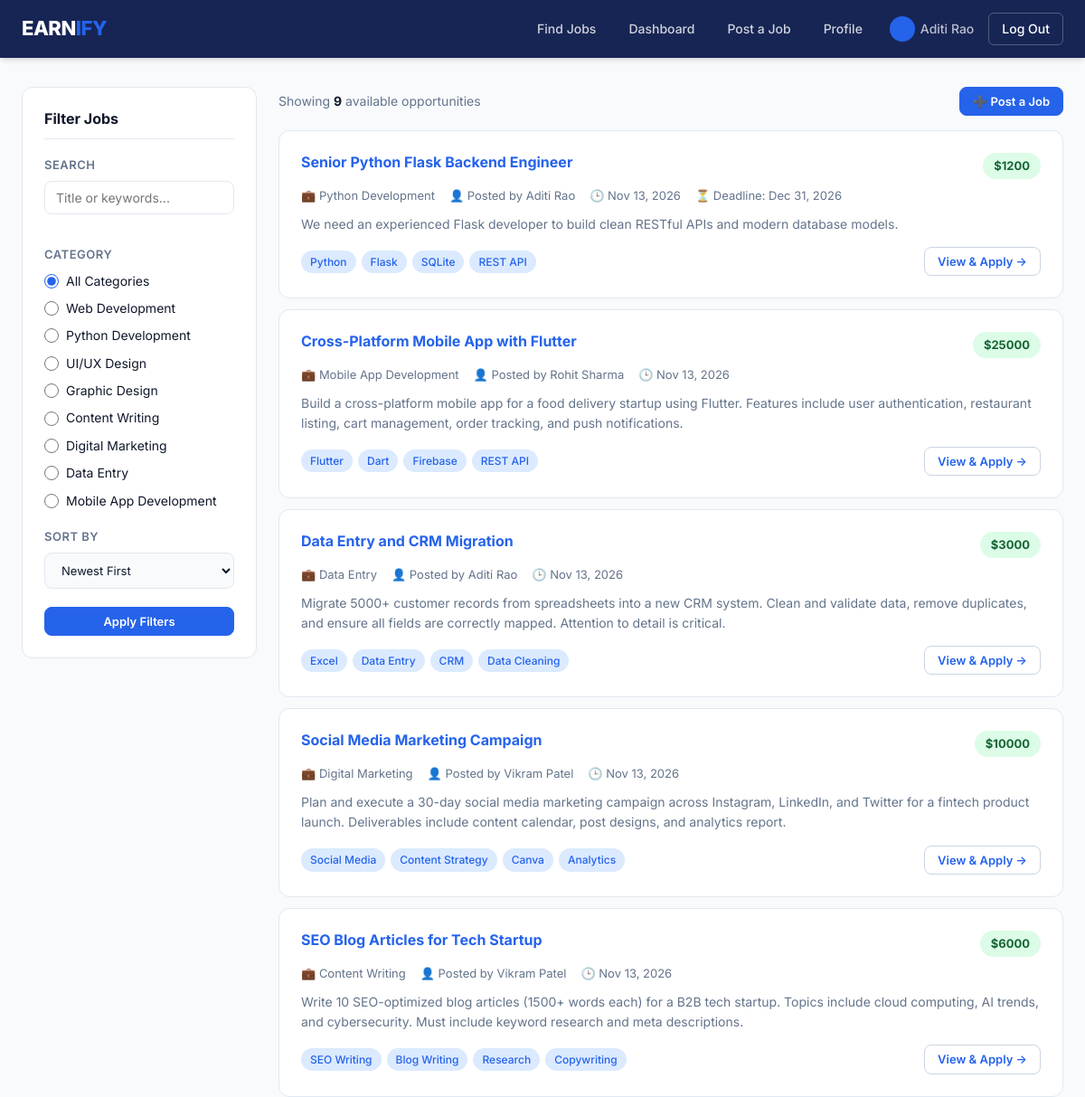
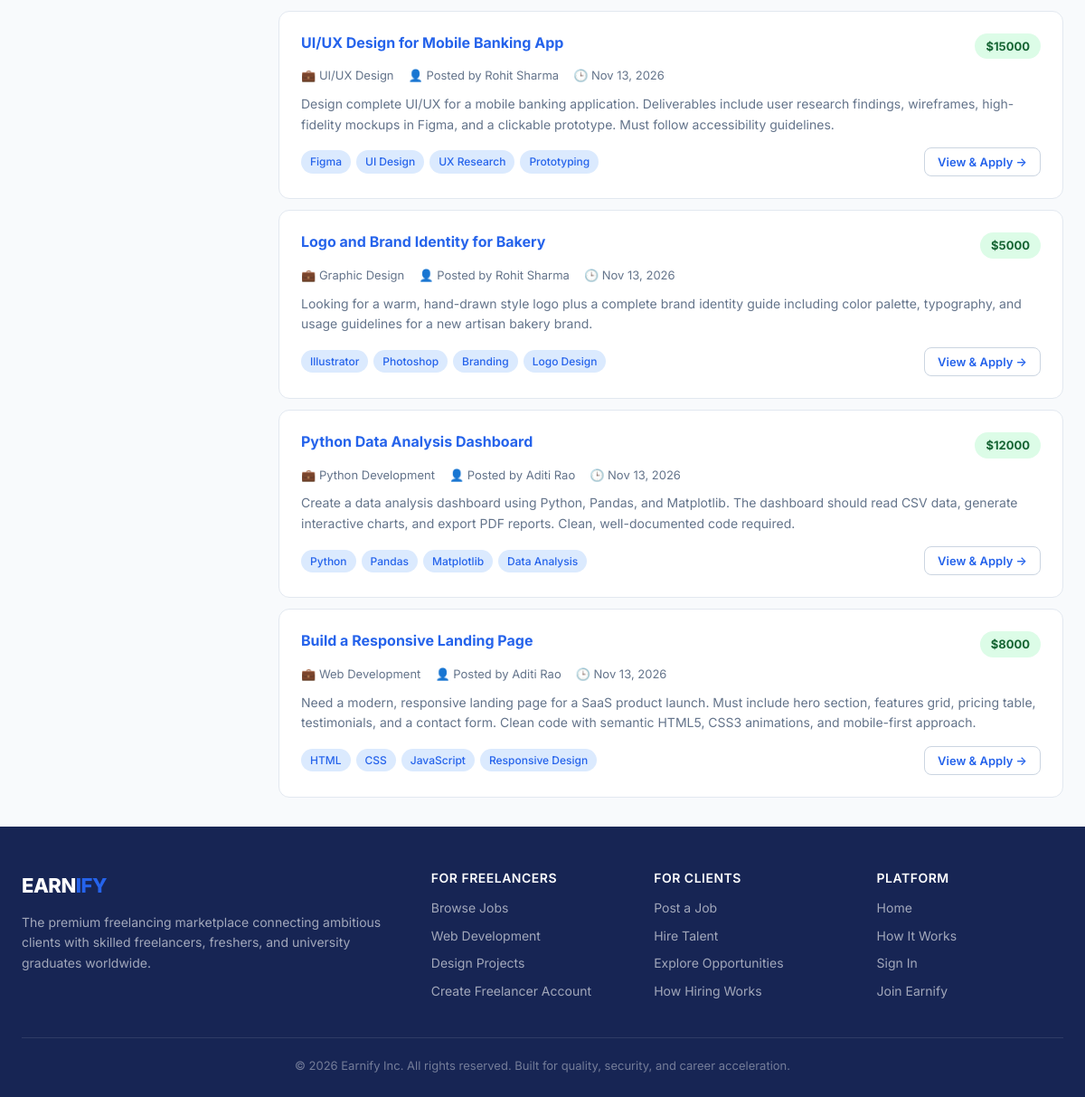
The page /jobs (signed in) on the database its author committed (2 pictures, top to bottom).
### models.py (models this page shows, shortened)
class User(db.Model):
    __tablename__ = 'users'
    id = db.Column(db.Integer, primary_key=True)
    name = db.Column(db.String(100), nullable=False)
    email = db.Column(db.String(150), unique=True, nullable=False)
    password_hash = db.Column(db.String(256), nullable=False)
    role = db.Column(db.String(20), nullable=False)  # 'client' or 'freelancer'
    created_at = db.Column(db.DateTime, default=datetime.utcnow)
    jobs = db.relationship('Job', backref='client', lazy='select')
    applications = db.relationship('Application', backref='freelancer', lazy='select')
    profile = db.relationship('Profile', backref='user', uselist=False)

class Job(db.Model):
    __tablename__ = 'jobs'
    id = db.Column(db.Integer, primary_key=True)
    client_id = db.Column(db.Integer, db.ForeignKey('users.id'), nullable=False)
    title = db.Column(db.String(200), nullable=False)
    description = db.Column(db.Text, nullable=False)
    budget = db.Column(db.Float, nullable=False)
    category = db.Column(db.String(100))
    skills_required = db.Column(db.String(255))
    deadline = db.Column(db.Date, nullable=True)
    status = db.Column(db.String(20), default='open')  # 'open' or 'closed'
    created_at = db.Column(db.DateTime, default=datetime.utcnow)
    applications = db.relationship('Application', backref='job', lazy='select')
    @property
    def skills_list(self):
        if self.skills_required:
            return [s.strip() for s in self.skills_required.split(',') if s.strip()]
        return []

### app.py (the view, shortened to what this page needs)
@app.route('/jobs')
@login_required
def jobs():
    category = request.args.get('category', '')
    search = request.args.get('q', '')
    sort = request.args.get('sort', 'newest')
    query = Job.query.filter_by(status='open')
    if category:
        query = query.filter_by(category=category)
    if sort == 'budget_high':
        query = query.order_by(Job.budget.desc())
    elif sort == 'budget_low':
        query = query.order_by(Job.budget.asc())
    else:
        query = query.order_by(Job.created_at.desc())
    job_list = query.all()
    categories = [
        'Web Development', 'Python Development', 'UI/UX Design',
        'Graphic Design', 'Content Writing', 'Digital Marketing',
        'Data Entry', 'Mobile App Development',
    ]
    return render_template(
        'jobs.html',
        jobs=job_list,
        categories=categories,
        category=category,
        search=search,
        sort=sort,
        total=len(job_list),
    )

### app.py (called while the page is built)
def login_required(f):
    @wraps(f)
    def wrapper(*args, **kwargs):
        if 'user_id' not in session:
            flash('Please log in to continue.', 'error')
            return redirect(url_for('login'))
        return f(*args, **kwargs)
    return wrapper

### templates/jobs.html (shortened to what this page needs)
{% extends "base.html" %}
{% block content %}
<div class="container">
  <div class="jobs-layout">
    <aside class="filter-sidebar">
      <h3>Filter Jobs</h3>
      <form method="GET" action="{{ url_for('jobs') }}" id="filter-form">
        <div class="filter-section">
          <h4>Search</h4>
          <input
            type="text"
            name="q"
            value="{{ search }}"
            placeholder="Title or keywords..."
            class="filter-search"
          >
        </div>
        <div class="filter-section">
          <h4>Category</h4>
          <label class="filter-option">
            <input
              type="radio"
              name="category"
              value=""
              {% if not category %}checked{% endif %}
              onchange="this.form.submit()"
            >
            <span>All Categories</span>
          </label>
          {% for cat in categories %}
            <label class="filter-option">
              <input
                type="radio"
                name="category"
                value="{{ cat }}"
                onchange="this.form.submit()"
              >
              <span>{{ cat }}</span>
            </label>
          {% endfor %}
        </div>
        <div class="filter-section">
          <h4>Sort By</h4>
          <select name="sort" class="form-control" style="font-size: 13px;" onchange="this.form.submit()">
            <option value="newest" {% if sort == 'newest' %}selected{% endif %}>Newest First</option>
          </select>
        </div>
        <div class="filter-actions">
          <button type="submit" class="btn btn-primary btn-block btn-sm">Apply Filters</button>
        </div>
      </form>
    </aside>
    <main class="jobs-main">
      <div class="jobs-header">
        <div class="jobs-count">
          Showing <strong>{{ total }}</strong> available {% if total == 1 %}opportunity{% else %}opportunities{% endif %}
        </div>
        {% if session.get('role') == 'client' %}
          <a href="{{ url_for('new_job') }}" class="btn btn-primary btn-sm">➕ Post a Job</a>
        {% endif %}
      </div>
      <div class="job-list">
        {% for job in jobs %}
          <div class="job-card">
            <div class="job-card-header">
              <h3>
                <a href="{{ url_for('job_detail', job_id=job.id) }}">{{ job.title }}</a>
              </h3>
              <span class="budget-badge">${{ "%.0f"|format(job.budget) }}</span>
            </div>
            <div class="meta">
              <span>💼 {{ job.category }}</span>
              <span>👤 Posted by {{ job.client.name if job.client else 'Client' }}</span>
              <span>🕒 {{ job.created_at.strftime('%b %d, %Y') }}</span>
              {% if job.deadline %}
                <span>⏳ Deadline: {{ job.deadline.strftime('%b %d, %Y') }}</span>
              {% endif %}
            </div>
            <p class="desc">{{ job.description }}</p>
            <div class="job-card-footer">
              <div class="skill-tags">
                {% for skill in job.skills_list %}
                  <span class="skill-tag">{{ skill }}</span>
                {% endfor %}
              </div>
              <a href="{{ url_for('job_detail', job_id=job.id) }}" class="btn btn-sm btn-outline">
                View &amp; Apply &rarr;
              </a>
            </div>
          </div>
        {% endfor %}
      </div>
    </main>
  </div>
</div>
{% endblock %}

### templates/base.html (shortened to what this page needs)
<!DOCTYPE html>
<html lang="en">
<head>
  <link rel="stylesheet" href="{{ url_for('static', filename='css/style.css') }}">
</head>
<body>
  <header class="site-header">
    <div class="container header-inner">
      <a href="{{ url_for('index') }}" class="logo">EARN<span>IFY</span></a>
      <nav class="nav-links">
        <a href="{{ url_for('jobs') }}">Find Jobs</a>
        {% if session.get('user_id') %}
          <a href="{{ url_for('dashboard') }}">Dashboard</a>
          {% if session.get('role') == 'client' %}
            <a href="{{ url_for('new_job') }}">Post a Job</a>
          {% endif %}
          <a href="{{ url_for('my_profile') }}">Profile</a>
          <span class="nav-user">{{ session.get('name') }}</span>
          <a href="{{ url_for('logout') }}" class="btn-ghost" style="color: #fff; padding: 6px 14px; border: 1px solid rgba(255,255,255,0.25); border-radius: 6px;">Log Out</a>
        {% else %}
          <a href="{{ url_for('index') }}#how-it-works">How It Works</a>
          <a href="{{ url_for('index') }}#about">About Us</a>
          <a href="{{ url_for('login') }}">Log In</a>
          <a href="{{ url_for('signup') }}" class="btn-nav">Sign Up</a>
        {% endif %}
      </nav>
    </div>
  </header>
  <main>
    {% block content %}{% endblock %}
  </main>
  <footer class="site-footer" id="about">
    <div class="container">
      <div class="footer-grid">
        <div class="footer-brand">
          <a href="{{ url_for('index') }}" class="logo" style="display: inline-block; margin-bottom: 12px;">EARN<span>IFY</span></a>
          <p>The premium freelancing marketplace connecting ambitious clients with skilled freelancers, freshers, and university graduates worldwide.</p>
        </div>
        <div class="footer-col">
          <h4>For Freelancers</h4>
          <a href="{{ url_for('jobs') }}">Browse Jobs</a>
          <a href="{{ url_for('jobs', category='Web Development') }}">Web Development</a>
          <a href="{{ url_for('jobs', category='UI/UX Design') }}">Design Projects</a>
          <a href="{{ url_for('signup', role='freelancer') }}">Create Freelancer Account</a>
        </div>
        <div class="footer-col">
          <h4>For Clients</h4>
          <a href="{{ url_for('new_job') }}">Post a Job</a>
          <a href="{{ url_for('signup', role='client') }}">Hire Talent</a>
          <a href="{{ url_for('jobs') }}">Explore Opportunities</a>
          <a href="{{ url_for('index') }}#how-it-works">How Hiring Works</a>
        </div>
        <div class="footer-col">
          <h4>Platform</h4>
          <a href="{{ url_for('index') }}">Home</a>
          <a href="{{ url_for('index') }}#how-it-works">How It Works</a>
          <a href="{{ url_for('login') }}">Sign In</a>
          <a href="{{ url_for('signup') }}">Join Earnify</a>
        </div>
      </div>
      <div class="footer-bottom">
        &copy; {{ 2026 }} Earnify Inc. All rights reserved. Built for quality, security, and career acceleration.
      </div>
    </div>
  </footer>
</body>
</html>

### rows shown on the page
User: get "Aditi Rao"
Job: title "Senior Python Flask Backend Engineer", budget "1200", category "Python Development", client "Aditi Rao", created_at "Nov 13, 2026", deadline "Dec 31, 2026", description "We need an experienced Flask developer to build clean RESTful APIs and modern database models.", skills_list "Python" "Flask" "SQLite" "REST API"
Job: title "Cross-Platform Mobile App with Flutter", budget "25000", category "Mobile App Development", client "Rohit Sharma", created_at "Nov 13, 2026", description "Build a cross-platform mobile app for a food delivery startup using Flutter. Features include user authentication, restaurant listing, cart management, order tracking, and push notifications.", skills_list "Flutter" "Dart" "Firebase" "REST API"
Job: title "Data Entry and CRM Migration", budget "3000", category "Data Entry", client "Aditi Rao", created_at "Nov 13, 2026", description "Migrate 5000+ customer records from spreadsheets into a new CRM system. Clean and validate data, remove duplicates, and ensure all fields are correctly mapped. Attention to detail is critical.", skills_list "Excel" "Data Entry" "CRM" "Data Cleaning"
Job: title "Social Media Marketing Campaign", budget "10000", category "Digital Marketing", client "Vikram Patel", created_at "Nov 13, 2026", description "Plan and execute a 30-day social media marketing campaign across Instagram, LinkedIn, and Twitter for a fintech product launch. Deliverables include content calendar, post designs, and analytics report.", skills_list "Social Media" "Content Strategy" "Canva" "Analytics"
Job: title "SEO Blog Articles for Tech Startup", budget "6000", category "Content Writing", client "Vikram Patel", created_at "Nov 13, 2026", description "Write 10 SEO-optimized blog articles (1500+ words each) for a B2B tech startup. Topics include cloud computing, AI trends, and cybersecurity. Must include keyword research and meta descriptions.", skills_list "SEO Writing" "Blog Writing" "Research" "Copywriting"
Job: title "UI/UX Design for Mobile Banking App", budget "15000", category "UI/UX Design", client "Rohit Sharma", created_at "Nov 13, 2026", description "Design complete UI/UX for a mobile banking application. Deliverables include user research findings, wireframes, high-fidelity mockups in Figma, and a clickable prototype. Must follow accessibility guidelines.", skills_list "Figma" "UI Design" "UX Research" "Prototyping"
Job: title "Logo and Brand Identity for Bakery", budget "5000", category "Graphic Design", client "Rohit Sharma", created_at "Nov 13, 2026", description "Looking for a warm, hand-drawn style logo plus a complete brand identity guide including color palette, typography, and usage guidelines for a new artisan bakery brand.", skills_list "Illustrator" "Photoshop" "Branding" "Logo Design"
Job: title "Python Data Analysis Dashboard", budget "12000", category "Python Development", client "Aditi Rao", created_at "Nov 13, 2026", description "Create a data analysis dashboard using Python, Pandas, and Matplotlib. The dashboard should read CSV data, generate interactive charts, and export PDF reports. Clean, well-documented code required.", skills_list "Python" "Pandas" "Matplotlib" "Data Analysis"
Job: title "Build a Responsive Landing Page", budget "8000", category "Web Development", client "Aditi Rao", created_at "Nov 13, 2026", description "Need a modern, responsive landing page for a SaaS product launch. Must include hero section, features grid, pricing table, testimonials, and a contact form. Clean code with semantic HTML5, CSS3 animations, and mobile-first approach.", skills_list "HTML" "CSS" "JavaScript" "Responsive Design"

### other values the page prints
{{ cat }} "Web Development" "Python Development" "UI/UX Design" "Graphic Design" "Content Writing" "Digital Marketing" "Data Entry" "Mobile App Development"
{{ total }} "9"
{{ 2026 }} "2026"
